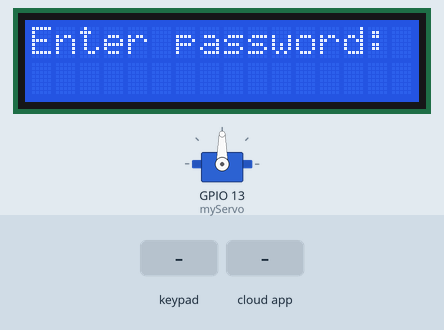
This program was run on a simulated ESP32. Shown: servo, 16×2 character LCD. The test bench sets the inputs (shaded band). WiFi joins after 1.5 s; servers stay silent unless stated; the Firebase database answers and starts empty; what the program prints to the serial monitor is not drawn.

Above: at 2.3 s.
2.4 s: keypad keys 1 2 1 4 2 7 2 6 # pressed 0.4 s apart
At 2.5 s:
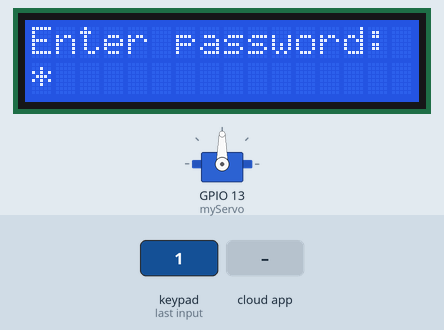
At 6.2 s:
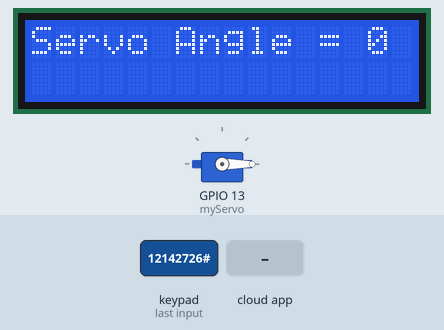
7.5 s: the phone or cloud app sets mapped_reads to 1
At 8.9 s:
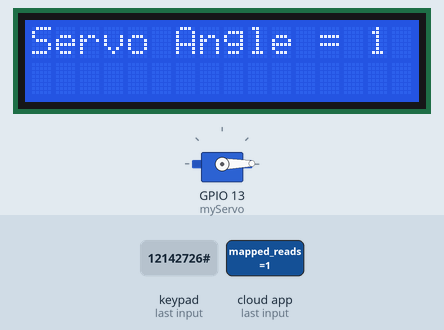
Timing chart, 0 to 10.5 s (numbered marks = the images above; inputs shaded):
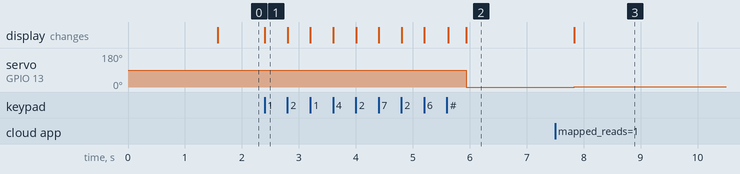

The program:

main.cpp
```cpp
#include <Wire.h>
#include <WiFi.h>
#include <Firebase_ESP_Client.h>
#include <ESP32Servo.h>
#include <Keypad.h>
#include <LiquidCrystal_I2C.h>
#include "addons/TokenHelper.h"
#include "addons/RTDBHelper.h"

#define WIFI_SSID "MEMO"
#define WIFI_PASSWORD "FCbarcelona2009"
#define API_KEY "AIzaSyDADshUI7Rjw6jynScYy5-6RYRgbZrs9mk"
#define DATABASE_URL "https://fir-visualstudio-d089e-default-rtdb.firebaseio.com/"

FirebaseData fbdo;
FirebaseAuth auth;
FirebaseConfig config;
// Variable to save USER UID
String uid;
// Database main path (to be updated in setup with the user UID)
String databasePath;
// Parent Node (to be updated in every loop)
String parentPath;
int timestamp;
FirebaseJson json;
const byte ROWS = 4;
const byte COLS = 3;
char keys[ROWS][COLS] = {
    {'1', '2', '3'},
    {'4', '5', '6'},
    {'7', '8', '9'},
    {'*', '0', '#'}};
byte rowPins[ROWS] = {12, 14, 27, 26};
byte colPins[COLS] = {25, 33, 32};

Keypad keypad = Keypad(makeKeymap(keys), rowPins, colPins, ROWS, COLS);

const int IR_PIN = 34;

Servo myServo;

LiquidCrystal_I2C lcd(0x27, 16, 2);

unsigned long dataMillis = 0;

String readKeypadInput()
{
  int i = 0;
  String password = "";
  lcd.setCursor(0, 0);
  lcd.print("Enter password:");
  lcd.setCursor(0, 1);
  while (i < 9)
  {
    char key = keypad.getKey();
    if (key != NO_KEY)
    {
      password += key;
      Serial.print(key);
      lcd.print("*");
      i++;
    }
  }
  return password;
}

void setup()
{
  myServo.attach(13);
  pinMode(IR_PIN, INPUT);
  Serial.begin(115200);
  WiFi.begin(WIFI_SSID, WIFI_PASSWORD);
  while (WiFi.status() != WL_CONNECTED)
  {
    delay(300);
  }
  lcd.init();
  lcd.backlight();
  auth.user.email = "mahmoud1@gmail.com";
  auth.user.password = readKeypadInput();
  config.api_key = API_KEY;
  config.database_url = DATABASE_URL;
  Firebase.reconnectWiFi(true);
  fbdo.setResponseSize(4096);
  config.token_status_callback = tokenStatusCallback;
  Firebase.begin(&config, &auth);
  lcd.clear();
  lcd.setCursor(0, 0);
  lcd.print("Now start!");
  while ((auth.token.uid) == "")
  {
    Serial.print('.');
    delay(1000);
  }
  // Print user UID
  uid = auth.token.uid.c_str();
  Serial.print("User UID: ");
  Serial.println(uid);
  // Update database path
  databasePath ="/UsersData/"+uid+"/Servo/mapped_reads";
}

void CurrentMode()
{
    if (Firebase.RTDB.getInt(&fbdo, databasePath))
    {
      int reads_of_IR = fbdo.intData();
      Serial.println(Firebase.RTDB.getInt(&fbdo, databasePath));
      lcd.clear();
      lcd.print("Servo Angle = ");
      lcd.print(reads_of_IR);
      Serial.println(reads_of_IR);
      myServo.write(reads_of_IR);
    }
  }

void loop()
{
  if (millis() - dataMillis > 200 && Firebase.ready()){
      CurrentMode();
  }else
  {
    Serial.println("Firebase Error: " + fbdo.errorReason());
  }
}
```

Measured:
- after the input at 2.4 s, servo on GPIO 13 (myServo): 90° → 0° after 3.5 s; the display: changes at once (image 1)
- after the input at 7.5 s, servo on GPIO 13 (myServo): 0° → 1° after 0.34 s; the display: changes after 0.34 s (image 3)
